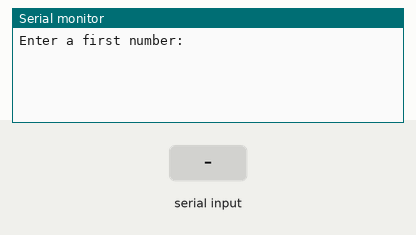
Simulated run of this sketch. Board: Arduino Uno, built with avr-gcc and run on an emulated ATmega328P. Shown: the last lines printed to the serial monitor. The inputs (shaded band) are chosen by the test bench.

Above: at 1.2 s.
1.3 s: "90,45\n" received over Serial
At 2.6 s:
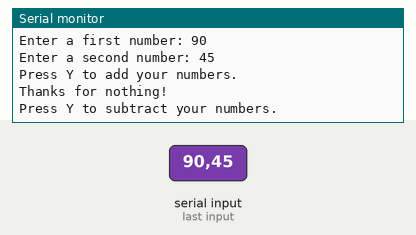
2.8 s: "30,150\n" received over Serial
At 6.6 s:
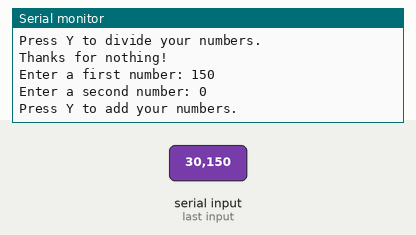

Measured:
- after the input at 1.3 s, the serial monitor: prints a new line at once (image 1)
- after the input at 2.8 s, the serial monitor: prints a new line after 0.50 s (image 2)

The sketch:

sketch_may04a.ino
```cpp
// Your Name
// Your Robotics Course Section
// Title (Name of Tutorial/Project)
// Description: Restate the purpose of the program in your own words
// Date Started - Date Completed

int num1, num2, sum, resultant1, resultant2, resultant3;
char answer;

void setup () {
  Serial.begin(9600);
}

void loop () {

  Serial.print("Enter a first number: ");
  while (!Serial.available()) {}
  // “!Serial.available” is equivalent to “Serial.available == 0”
  num1 = Serial.parseInt();
  Serial.println(num1);

  Serial.print("Enter a second number: ");
  while (!Serial.available()) {}
  num2 = Serial.parseInt();
  Serial.println(num2);

  answer = ShouldIAdd(); //call function ShouldIAdd to assign value to “answer”

  if (answer == 'Y') {
    sum = mySumFunction(num1, num2); //call mySumFunction if user wants it!
    Serial.print("Your sum is: ");
    Serial.println(sum);
  } else {
    Serial.println("Thanks for nothing!");
  }

  delay(500);

  answer = ShouldISubtract(); //call function ShouldIAdd to assign value to “answer”

  if (answer == 'Y') {
    resultant1 = mySubtractFunction(num1, num2); //call mySumFunction if user wants it!
    Serial.print("Your result is: ");
    Serial.println(resultant1);
  } else {
    Serial.println("Thanks for nothing!");
  }

  delay(500);

  answer = ShouldIMultiply(); //call function ShouldIAdd to assign value to “answer”

  if (answer == 'Y') {
    resultant2 = myMultiplyFunction(num1, num2); //call mySumFunction if user wants it!
    Serial.print("Your resultant is: ");
    Serial.println(resultant2);
  } else {
    Serial.println("Thanks for nothing!");
  }

  delay(500);

  answer = ShouldIDivide(); //call function ShouldIAdd to assign value to “answer”

  if (answer == 'Y') {
    resultant3 = myDivideFunction(num1, num2); //call mySumFunction if user wants it!
    Serial.print("Your resultant is: ");
    Serial.println(resultant3);
  } else {
    Serial.println("Thanks for nothing!");
  }
  delay(1000);
}

char ShouldIAdd() {      //a return type function with no parameters
  char yesorno;
  Serial.println("Press Y to add your numbers.");
  while (!Serial.available()) {}
  yesorno = Serial.read();

  return yesorno;        //returns a character
}

char ShouldISubtract() {      //a return type function with no parameters
  char yesorno2;
  Serial.println("Press Y to subtract your numbers.");
  while (!Serial.available()) {}
  yesorno2 = Serial.read();

  return yesorno2;        //returns a character
}

char ShouldIMultiply() {      //a return type function with no parameters
  char yesorno3;
  Serial.println("Press Y to multiply your numbers.");
  while (!Serial.available()) {}
  yesorno3 = Serial.read();

  return yesorno3;        //returns a character
}

char ShouldIDivide() {      //a return type function with no parameters
  char yesorno4;
  Serial.println("Press Y to divide your numbers.");
  while (!Serial.available()) {}
  yesorno4 = Serial.read();

  return yesorno4;        //returns a character
}

int mySumFunction(int x, int y) {    //a return type function with two parameters
  int result;
  result = x + y;
  return result;         //returns an integer
}

int mySubtractFunction(int x, int y) {    //a return type function with two parameters
  int result;
  result = x - y;
  return result;         //returns an integer
}

int myMultiplyFunction(int x, int y) {    //a return type function with two parameters
  int result;
  result = x * y;
  return result;         //returns an integer
}

int myDivideFunction(int x, int y) {    //a return type function with two parameters
  int result;
  result = x / y;
  return result;         //returns an integer
}
```
